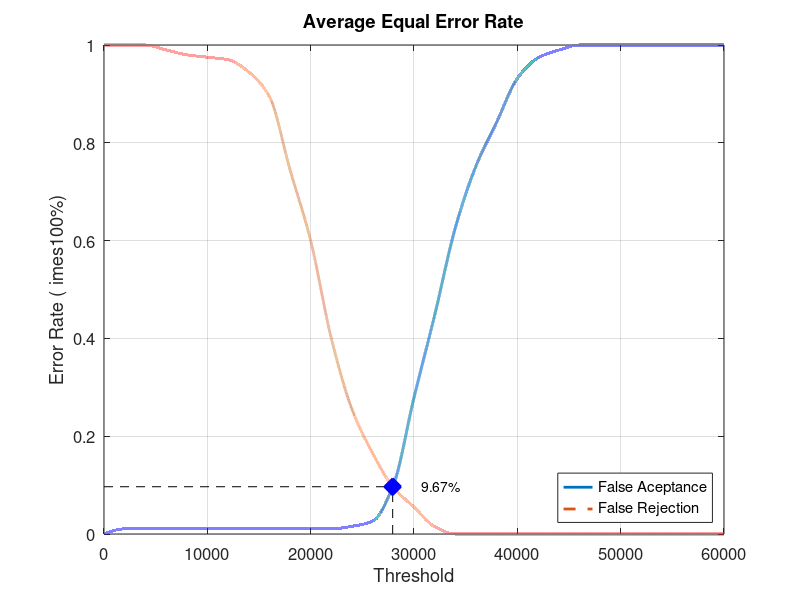
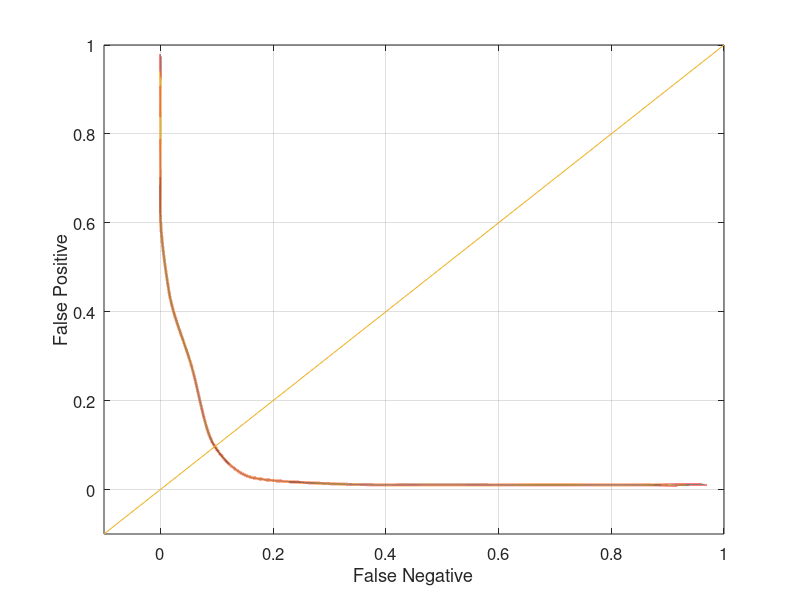

Write the MATLAB code that produced these figures, in order.
close all;
clear;
clc;
x = 0:2000:60000;
xq = 0:0.5:60000;

y0 = [0 0.0105263 0.0105263 0.0105263 0.0105263 0.0105263 0.0105263 0.0105263 0.0105263 0.0105263 0.0105263 0.0105263 0.0157895 0.0263158 0.1 0.278947 0.447368 0.626316 0.752632 0.842105 0.931579 0.973684 0.989474 1 1 1 1 1 1 1 1]
yy0 = interp1(x, y0, xq, 'pchip');
y1 = [1 1 1 0.99 0.98 0.975 0.97 0.945 0.895 0.745 0.6 0.4 0.255 0.165 0.095 0.055 0.015 0 0 0 0 0 0 0 0 0 0 0 0 0 0]
yy1 = interp1(x, y1, xq, 'pchip');

% Calculating EER: 
y2 = abs(y0 - y1);
find(y2 == min(y2))
yy2 = abs(yy0 - yy1);
xEER = find(yy2 == min(yy2));
xEERIndex = xq(xEER) % X-axis EER
yEER = yy0(xEER) % Y-axis EER

main = figure
plot(xq, yy0,'-','LineWidth', 2);	hold on
plot(xq, yy1,'--','LineWidth', 2);	hold on
plot([xEERIndex xEERIndex], [0 yEER], 'k--');	hold on
plot([0 xEERIndex], [yEER yEER], 'k--');	hold on
plot(xEERIndex, yEER, 'bx', 'LineWidth', 10);	hold on
text(xEERIndex + 10 * xEERIndex / 100, yEER, [num2str(round((10000 * yEER)) / 100) '%'])
legend('False Aceptance', 'False Rejection', 'Location', 'SouthEast')
xlabel('Threshold')
ylabel('Error Rate (	imes100%)')
title('Average Equal Error Rate')
set(gca, 'FontSize', 12)
axis([0 60000 0 1])
grid on

print(main, 'Database4_4Main', '-dpng');
FNRxFPR = figure('Color', [1 1 1]);
plot(yy1, yy0, '-', yy1, yy0, 'LineWidth', 2);
hold on
y = -0.1:0.1:1
plot(y, y); 
set(gca, 'FontSize', 12)
xlabel('False Negative')
ylabel('False Positive')
axis([-0.1 1 -0.1 1])
set(gca, 'FontSize', 12)
grid on

print(FNRxFPR, 'Database4_4FNRxFPR','-dpng');
